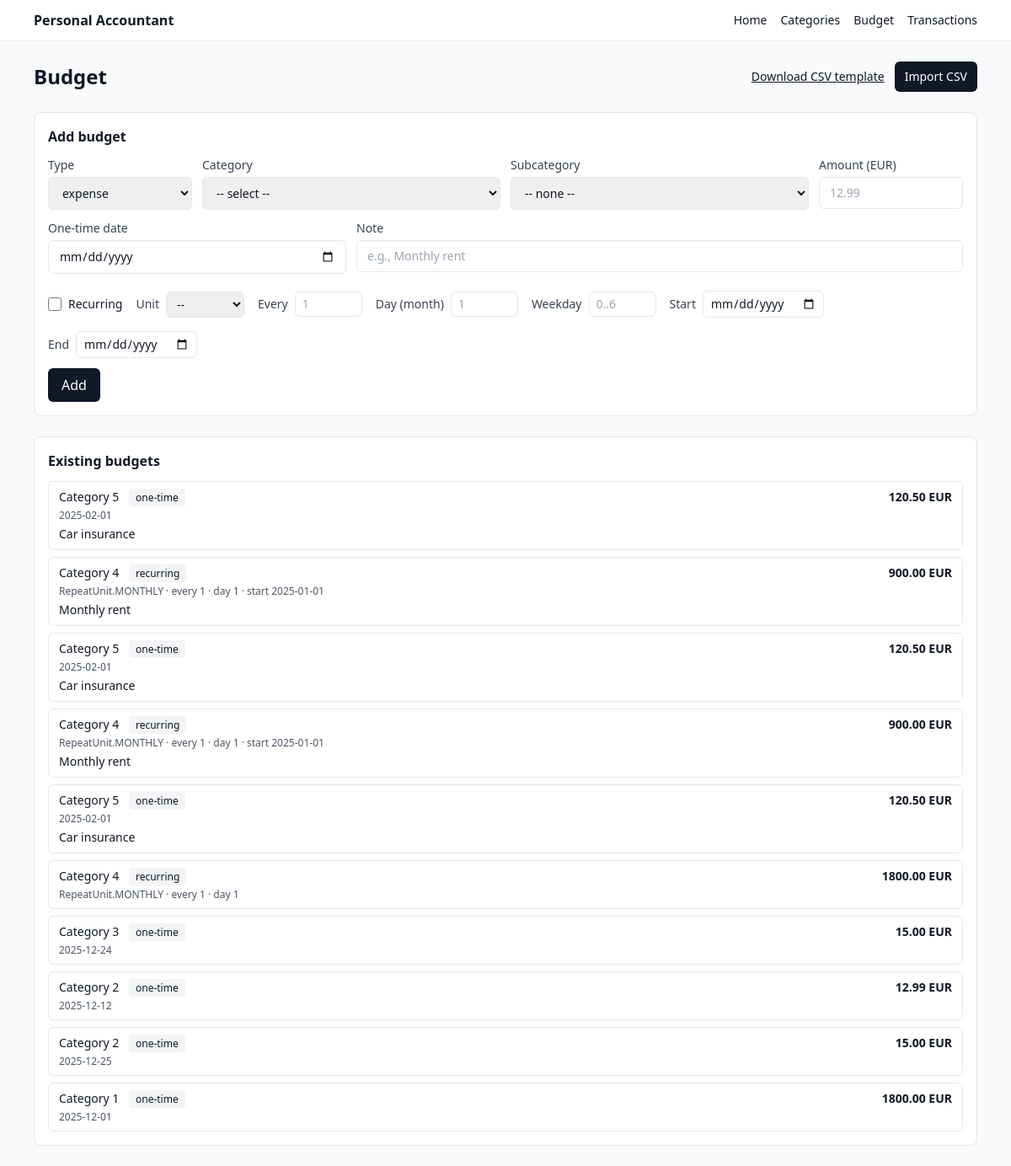
Screenshot of /budget (signed in) with the database file from the repository.
### app/models.py (models this page shows)
class Budget(SQLModel, table=True):
    id: int | None = Field(default=None, primary_key=True)
    user_id: int = Field(foreign_key="user.id", index=True)
    type: BudgetType  # income/expense
    amount_cents: int
    currency: str  # e.g. "EUR"
    category_id: int = Field(foreign_key="category.id", index=True)
    subcategory_id: int | None = Field(default=None, foreign_key="subcategory.id", index=True)
    is_recurring: bool = False
    repeat_unit: RepeatUnit | None = None        # weekly/monthly/yearly
    repeat_interval: int | None = None           # every N units (1=every month/week/year)
    day_of_month: int | None = None              # for monthly/yearly patterns
    weekday: int | None = None                   # 0=Mon ... 6=Sun for weekly patterns
    one_time_date: date | None = None
    start_date: date | None = None
    end_date: date | None = None
    note: str | None = None
    created_at: datetime = Field(default_factory=datetime.utcnow)

### app/routes/budgets.py (the view)
@router.get("/budget", response_class=HTMLResponse)
def list_budget(
    request: Request,
    db: Session = Depends(get_session),
    uid: int | None = Depends(current_user_id),
):
    if not uid:
        return RedirectResponse(url="/login", status_code=303)
    return _render_budget_page(request, uid, db)

### templates/budget.html (shortened to what this page needs)
{% extends "base.html" %}
{% block content %}
  <div class="space-y-6">
    <div class="flex items-center justify-between">
      <h1 class="text-2xl font-semibold">Budget</h1>
      <div class="flex items-center gap-3">
        <a href="/budget/template.csv" class="text-sm underline">Download CSV template</a>
        <a href="/budget/import" class="rounded-md bg-gray-900 px-3 py-2 text-sm text-white hover:bg-black">
          Import CSV
        </a>
      </div>
    </div>
    <section class="rounded-lg border bg-white p-4">
      <h2 class="mb-3 font-semibold">Add budget</h2>
      <form method="post" action="/budget" class="grid grid-cols-1 gap-3 md:grid-cols-6">
        <div class="md:col-span-1">
          <label class="block text-sm text-gray-700">Type</label>
          <select name="budget_type" class="mt-1 w-full rounded-md border px-3 py-2 text-sm">
            <option value="expense">expense</option>
          </select>
        </div>
        <div class="md:col-span-2">
          <label class="block text-sm text-gray-700">Category</label>
          <select
            name="category_id"
            id="category_id"
            class="mt-1 w-full rounded-md border px-3 py-2 text-sm"
            hx-get="/budget/subcategories"
            hx-trigger="change"
            hx-target="#subcategory_id"
            hx-include="#budget-form"
          >
            <option value="">-- select --</option>
          </select>
        </div>
        <div class="md:col-span-2">
          <label class="block text-sm text-gray-700">Subcategory</label>
          <select name="subcategory_id" id="subcategory_id" class="mt-1 w-full rounded-md border px-3 py-2 text-sm">
            <option value="">-- none --</option>
          </select>
        </div>
        <div class="md:col-span-1">
          <label class="block text-sm text-gray-700">Amount (EUR)</label>
          <input name="amount_eur" class="mt-1 w-full rounded-md border px-3 py-2 text-sm" placeholder="12.99" />
        </div>
        <div class="md:col-span-2">
          <label class="block text-sm text-gray-700">One-time date</label>
          <input type="date" name="one_time_date" class="mt-1 w-full rounded-md border px-3 py-2 text-sm" />
        </div>
        <div class="md:col-span-4">
          <label class="block text-sm text-gray-700">Note</label>
          <input name="note" class="mt-1 w-full rounded-md border px-3 py-2 text-sm" placeholder="e.g., Monthly rent" />
        </div>
        <div class="md:col-span-6 mt-2 flex flex-wrap items-center gap-4">
          <label class="inline-flex items-center gap-2 text-sm">
            <input type="checkbox" name="is_recurring" class="h-4 w-4" />
            Recurring
          </label>
          <div class="flex items-center gap-2">
            <span class="text-sm text-gray-700">Unit</span>
            <select name="repeat_unit" class="rounded-md border px-2 py-1 text-sm">
              <option value="">--</option>
            </select>
          </div>
          <div class="flex items-center gap-2">
            <span class="text-sm text-gray-700">Every</span>
            <input name="repeat_interval" class="w-20 rounded-md border px-2 py-1 text-sm" placeholder="1" />
          </div>
          <div class="flex items-center gap-2">
            <span class="text-sm text-gray-700">Day (month)</span>
            <input name="day_of_month" class="w-20 rounded-md border px-2 py-1 text-sm" placeholder="1" />
          </div>
          <div class="flex items-center gap-2">
            <span class="text-sm text-gray-700">Weekday</span>
            <input name="weekday" class="w-20 rounded-md border px-2 py-1 text-sm" placeholder="0..6" />
          </div>
          <div class="flex items-center gap-2">
            <span class="text-sm text-gray-700">Start</span>
            <input type="date" name="start_date" class="rounded-md border px-2 py-1 text-sm" />
          </div>
          <div class="flex items-center gap-2">
            <span class="text-sm text-gray-700">End</span>
            <input type="date" name="end_date" class="rounded-md border px-2 py-1 text-sm" />
          </div>
        </div>
        <div class="md:col-span-6">
          <button class="rounded-md bg-gray-900 px-4 py-2 text-white hover:bg-black">
            Add
          </button>
        </div>
      </form>
    </section>
    <section class="rounded-lg border bg-white p-4">
      <h2 class="mb-3 font-semibold">Existing budgets</h2>
      {% if budgets and budgets|length > 0 %}
        <ul class="space-y-2">
          {% for b in budgets %}
            <li class="rounded-md border px-3 py-2">
              <div class="flex flex-wrap items-center justify-between gap-2">
                <div class="text-sm">
                  <span class="font-medium">
                    {% if b.category_name is defined %}{{ b.category_name }}
                    {% elif b.category is defined and b.category and b.category.name is defined %}{{ b.category.name }}
                    {% else %}Category {{ b.category_id }}{% endif %}
                  </span>
                  {% if b.is_recurring %}
                    <span class="ml-2 rounded bg-gray-100 px-2 py-0.5 text-xs">recurring</span>
                  {% else %}
                    <span class="ml-2 rounded bg-gray-100 px-2 py-0.5 text-xs">one-time</span>
                  {% endif %}
                </div>
                <div class="text-sm font-semibold">
                  {% if cents_to_euros_str is defined %}
                    {{ cents_to_euros_str(b.amount_cents) }}
                  {% else %}
                    {{ b.amount_cents }}
                  {% endif %}
                  {{ b.currency }}
                </div>
              </div>
              <div class="mt-1 text-xs text-gray-600">
                {% if b.is_recurring %}
                  {% if b.repeat_unit %}{{ b.repeat_unit }}{% endif %}
                  {% if b.repeat_interval %} · every {{ b.repeat_interval }}{% endif %}
                  {% if b.day_of_month %} · day {{ b.day_of_month }}{% endif %}
                  {% if b.start_date %} · start {{ b.start_date }}{% endif %}
                {% else %}
                  {% if b.one_time_date %}{{ b.one_time_date }}{% endif %}
                {% endif %}
              </div>
              {% if b.note %}
                <div class="mt-1 text-sm">
                  {{ b.note }}
                </div>
              {% endif %}
            </li>
          {% endfor %}
        </ul>
      {% else %}
        <p class="text-sm text-gray-600">No budgets yet.</p>
      {% endif %}
    </section>
  </div>
{% endblock %}

### templates/base.html
{% extends "_base.html" %}

### templates/_base.html (shortened to what this page needs)
<!doctype html>
<html>
  <head>
    <script src="https://cdn.tailwindcss.com"></script>
  </head>
  <body class="bg-gray-50 text-gray-900">
    <header class="border-b bg-white">
      <div class="mx-auto max-w-6xl px-4 py-3 flex items-center justify-between">
        <div class="font-semibold">Personal Accountant</div>
        <nav class="flex gap-4 text-sm">
          <a href="/" class="hover:underline">Home</a>
          <a href="/categories" class="hover:underline">Categories</a>
          <a href="/budget" class="hover:underline">Budget</a>
          <a href="/transaction" class="...">Transactions</a>
        </nav>
      </div>
    </header>
    <main class="mx-auto max-w-6xl px-4 py-6">
      {% block content %}{% endblock %}
    </main>
  </body>
</html>

### rows the page displays
Budget: category_id "5", is_recurring "one-time", amount_cents "120.50", currency "EUR", one_time_date "2025-02-01", note "Car insurance"
Budget: category_id "4", is_recurring "recurring", amount_cents "900.00", currency "EUR", repeat_unit "RepeatUnit.MONTHLY", repeat_interval "1", day_of_month "1", start_date "2025-01-01", note "Monthly rent"
Budget: category_id "5", is_recurring "one-time", amount_cents "120.50", currency "EUR", one_time_date "2025-02-01", note "Car insurance"
Budget: category_id "4", is_recurring "recurring", amount_cents "900.00", currency "EUR", repeat_unit "RepeatUnit.MONTHLY", repeat_interval "1", day_of_month "1", start_date "2025-01-01", note "Monthly rent"
Budget: category_id "5", is_recurring "one-time", amount_cents "120.50", currency "EUR", one_time_date "2025-02-01", note "Car insurance"
Budget: category_id "4", is_recurring "recurring", amount_cents "1800.00", currency "EUR", repeat_unit "RepeatUnit.MONTHLY", repeat_interval "1", day_of_month "1"
Budget: category_id "3", is_recurring "one-time", amount_cents "15.00", currency "EUR", one_time_date "2025-12-24"
Budget: category_id "2", is_recurring "one-time", amount_cents "12.99", currency "EUR", one_time_date "2025-12-12"
Budget: category_id "2", is_recurring "one-time", amount_cents "15.00", currency "EUR", one_time_date "2025-12-25"
Budget: category_id "1", is_recurring "one-time", amount_cents "1800.00", currency "EUR", one_time_date "2025-12-01"
